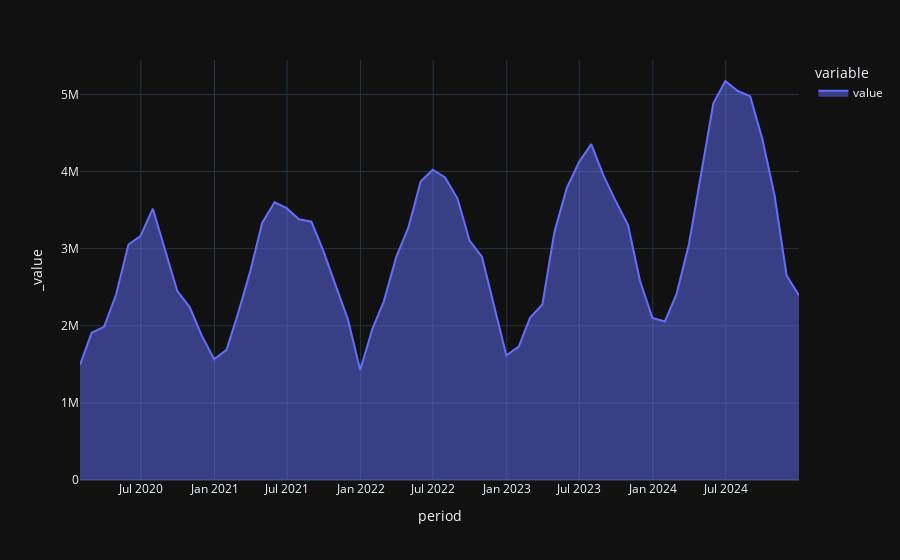

The code cell stored with this chart in its notebook:
### Code cell
x = series.resample(RULE).sum()
x.plot(kind='area')
